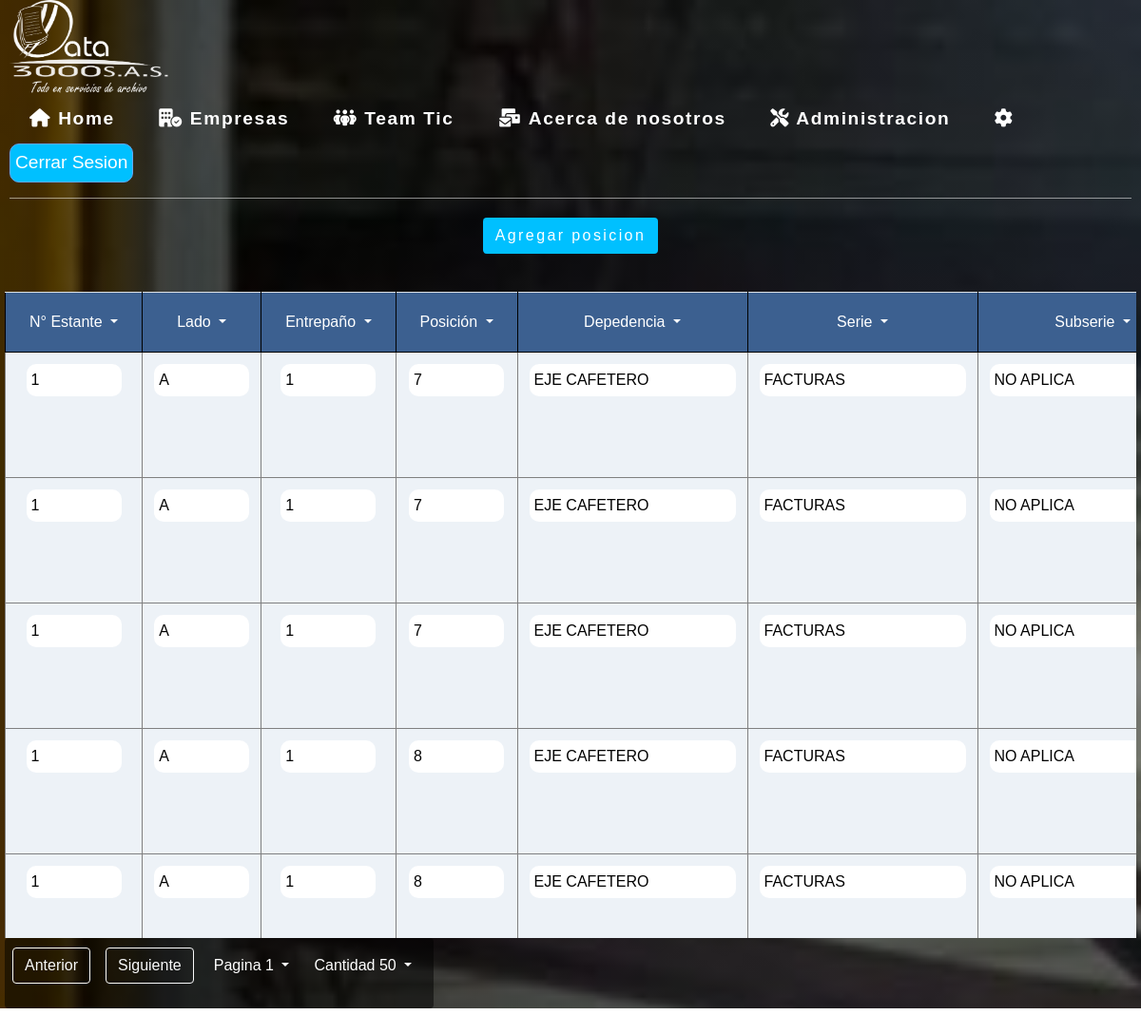
The app's page /inventario/Agregar.php?pagina=1 (signed in) with its own data.
### tables this page shows
CREATE TABLE `product` (
  `id` int(200) NOT NULL AUTO_INCREMENT,
  `estante` varchar(200) NOT NULL,
  `lado` varchar(200) NOT NULL,
  `entrepano` varchar(200) NOT NULL,
  `posicion` varchar(200) NOT NULL,
  `dependencia` varchar(200) NOT NULL,
  `serie` varchar(300) NOT NULL,
  `subserie` varchar(200) NOT NULL,
  `num_Caja` varchar(200) NOT NULL,
  `empresa` varchar(200) NOT NULL,
  PRIMARY KEY (`id`)
);

### inventario/Agregar.php (the view, shortened to what this page needs)
<?php
require_once("../php/database.php");
if (isset($_SESSION['user'])) {
$estanteFiltrado = $_SESSION['estanteFiltrado'];
$ladoFiltrado = $_SESSION['ladoFiltrado'];
$entrepanoFiltrado = $_SESSION['entrepanoFiltrado'];
$posicionFiltrado = $_SESSION['posicionFiltrado'];
$dependenciaFiltrado = $_SESSION['dependenciaFiltrado'];
$serieFiltrado = $_SESSION['serieFiltrado'];
$subserieFiltrado = $_SESSION['subserieFiltrado'];
$numCajaFiltrado = $_SESSION['numCajaFiltrado'];
$empresaFiltrado = $_SESSION['empresaFiltrado'];
?>
<!doctype html>
<html lang="en" xmlns="http://www.w3.org/1999/xhtml">
<head>
    <link rel="stylesheet" href="css/estilos.css" />
    <link rel="stylesheet" href="https://cdn.jsdelivr.net/npm/bootstrap@4.6.1/dist/css/bootstrap.min.css">
<body>
<div class="Container">
    <div class="wrapper">
            <div class="nav">
                    <div class="logo">
                        <img src="../media\Logos\loguito.png">
                    </div>
                    <div class="menu">
                        <ul class="navMenu">
                        <li><a href="../index.php"><i class="fa-solid fa-house"></i> Home</a></li>
                        <li><a href="../empresas/Empresas.php"> <i class="fa-solid fa-building-circle-check"></i> Empresas </a></li>
                        <li><a href="../TI/TTIC.php"> <i class="fa-solid fa-people-group"></i> Team Tic</a></li>
                        <li><a href="https://data3000sas.com/" target="_blank"><i class="fa-solid fa-envelopes-bulk"></i> Acerca de nosotros</a></li>
                        <?php
                        if (isset($_SESSION['user'])) {
                            ?>
                            <li><a type="button" data-toggle="modal" data-target="#administracion" class="text-white"><i class="fa-solid fa-screwdriver-wrench"></i> Administracion </a></li>
                            <li><a type="button" data-toggle="modal" data-target="#configuraciones"><i class="fa-solid fa-gear text-white"></i></a></li>
                            <li><form action="../index.php" method="POST"><input type="submit" name="cerrar"  class="button_cerrar" value="Cerrar Sesion"></form></li>
                            <?php
                        } else {
                            ?>
                            <li><a href="../login.php" class="button_login">Iniciar Sesion</a></li>
                            <?php
                        }
                        ?>
                    </ul>
                </div>
        </div>
            <div class="header2">
                <button type="button" class="btn" data-toggle="modal" data-target="#exampleModal">Agregar posicion</button>
            </div>
<div class="container1">
<div class="row" >
    <div class="scroll">
        <table class="table">
        <tr class="sticky-top">
            <th>
                <div class="dropdown">
                <a class="btn dropdown-toggle <?php if ($_SESSION['estanteFiltrado'] != '%%'){ echo "bg-light text-black";} else { echo "text-white";}?>" href="#" role="button" id="dropdownMenuLink" data-toggle="dropdown" aria-expanded="false">
                    N° Estante
                </a>
            </div>
            </th>
                <th>
                <div class="dropdown">
                <a class="btn dropdown-toggle <?php if ($_SESSION['ladoFiltrado'] != '%%'){ echo "bg-light text-black";} else { echo "text-white";}?>" href="#" role="button" id="dropdownMenuLink" data-toggle="dropdown" aria-expanded="false">
                    Lado
                </a>
            </div>
                </th>
                <th>
                <div class="dropdown">
                <a class="btn dropdown-toggle <?php if ($_SESSION['entrepanoFiltrado'] != '%%'){ echo "bg-light text-black";} else { echo "text-white";}?>" href="#" role="button" id="dropdownMenuLink" data-toggle="dropdown" aria-expanded="false">
                    Entrepaño
                </a>
            </div>
                </th>
                <th>
                <div class="dropdown">
                <a class="btn dropdown-toggle <?php if ($_SESSION['posicionFiltrado'] != '%%'){ echo "bg-light text-black";} else { echo "text-white";}?>" href="#" role="button" id="dropdownMenuLink" data-toggle="dropdown" aria-expanded="false">
                    Posición
                </a>
            </div>
                </th>
                <th>
                <div class="dropdown">
                <a class="btn dropdown-toggle <?php if ($_SESSION['dependenciaFiltrado'] != '%%'){ echo "bg-light text-black";} else { echo "text-white";}?>" href="#" role="button" id="dropdownMenuLink" data-toggle="dropdown" aria-expanded="false">
                    Depedencia
                </a>
            </div>
                </th>
                <th>
                <div class="dropdown">
                <a class="btn dropdown-toggle <?php if ($_SESSION['serieFiltrado'] != '%%'){ echo "bg-light text-black";} else { echo "text-white";}?>" href="#" role="button" id="dropdownMenuLink" data-toggle="dropdown" aria-expanded="false">
                    Serie
                </a>
            </div>
         </th>
                <th>
                <div class="dropdown">
                <a class="btn dropdown-toggle <?php if ($_SESSION['subserieFiltrado'] != '%%'){ echo "bg-light text-black";} else { echo "text-white";}?>" href="#" role="button" id="dropdownMenuLink" data-toggle="dropdown" aria-expanded="false">
                    Subserie
                </a>
            </div>
                </th>
            </tr>
        <?php
            if (isset($_SESSION['reg_x_pag'])) {
                $reg_x_pag = $_SESSION['reg_x_pag'];
            } else {
                $reg_x_pag = 50;
            }
            $pagina = $_GET['pagina'];
            $iniciar = ($_GET['pagina']-1)*$reg_x_pag;
            $selectAll = "SELECT * FROM product WHERE estante LIKE '$estanteFiltrado' AND lado LIKE '$ladoFiltrado' AND entrepano LIKE '$entrepanoFiltrado' AND posicion LIKE '$posicionFiltrado' AND dependencia LIKE '$dependenciaFiltrado' AND serie LIKE '$serieFiltrado' AND subserie LIKE '$subserieFiltrado' AND num_Caja LIKE '$numCajaFiltrado' AND empresa LIKE '$empresaFiltrado' LIMIT $iniciar,$reg_x_pag";
            $executeSelectAll = mysqli_query($mysqli,$selectAll);
            $selectCount = "SELECT COUNT(id) as id FROM product WHERE estante LIKE '$estanteFiltrado' AND lado LIKE '$ladoFiltrado' AND entrepano LIKE '$entrepanoFiltrado' AND posicion LIKE '$posicionFiltrado' AND dependencia LIKE '$dependenciaFiltrado' AND serie LIKE '$serieFiltrado' AND subserie LIKE '$subserieFiltrado' AND num_Caja LIKE '$numCajaFiltrado' AND empresa LIKE '$empresaFiltrado'";
            $executeSelectCount = mysqli_query($mysqli,$selectCount);
            $idCount = mysqli_fetch_assoc($executeSelectCount);
            $maxPag = ceil(($idCount['id']+0.1) / $reg_x_pag);
        while($mostrar = mysqli_fetch_assoc($executeSelectAll)){
        ?>
                <form action="Agregar.php" method="POST">
                <tr id="id<?php echo $mostrar['id'];?>">
                    <td><input type="text" value="<?php echo $mostrar['estante']?>" name="estante" class="input_reg Num"></td>
                    <td><input type="text" value="<?php echo $mostrar['lado']?>" name="lado" class="input_reg Num"></td>
                    <td><input type="text" value="<?php echo $mostrar['entrepano']?>" name="entrepano" class="input_reg Num"></td>
                    <td><input type="text" value="<?php echo $mostrar['posicion']?>" name="posicion" class="input_reg Num"></td>
                    <td><input type="text" value="<?php echo $mostrar['dependencia']?>" name="Dependencia" class="input_reg"></td>
                    <td><input type="text" value="<?php echo $mostrar['serie']?>" name="Serie" class="input_reg"></td>
                    <td><input type="text" value="<?php echo $mostrar['subserie']?>" name="subserie" class="input_reg"></td>
                 </tr>
                </form>
        <?php
        }
        ?>
        </table>
    </div>
    <div class="pagination">
        <ul>
            <li class="page-item"><a class="btn btn-outline-light mx-2" href="Agregar.php?pagina=<?php if($pagina != 1){ echo $pagina - 1;} else { echo 1;}?>">Anterior</a></li>
            <li class="page-item"><a class="btn btn-outline-light mx-2" href="Agregar.php?pagina=<?php if($pagina != $maxPag){ echo $pagina + 1;} else { echo $maxPag;}?>">Siguiente</a></li>
            <div class="dropdown">
                <a class="btn dropdown-toggle text-white" href="#" role="button" id="dropdownMenuLink" data-toggle="dropdown" aria-expanded="false">
                    Pagina <?php echo $pagina;?>
                </a>
            </div>
            <div class="dropdown">
                <a class="btn dropdown-toggle text-white" href="#" role="button" id="dropdownMenuLink" data-toggle="dropdown" aria-expanded="false">
                    Cantidad <?php echo $reg_x_pag;?>
                </a>
            </div>
        </ul>
    </div>
</div>
</body>
</html>
<?php
} else {
    session_destroy();
    echo "<script>alert('Por favor inicia sesion')</script>";
    echo "<script>window.location='../login.php'</script>";
}
?>

### inventario/css/estilos.css (style rules this page uses)
* { margin: 0; padding: 0; box-sizing: border-box; font-family: "Abel", sans-serif; scroll-behavior: smooth; }
.logo img { height:100px; }
.nav { border-bottom: 1px solid rgba(255, 255, 255, 0.521); padding:0 50px; display: flex; justify-content: space-between; margin: 0 10px; }
.menu { display: flex; align-items: center; justify-content: center; }
.menu ul { list-style: none; }
.menu ul li { display: inline-block; }
.menu ul li a { text-decoration: none; font-family: "Raleway", sans-serif; font-size: 1.2rem; font-weight: 600; letter-spacing: 0.1rem; color: white; border: 1px solid transparent; border-radius: 4px; padding: 10px 15px; margin: 0 5px; transition: 0.5s ease; }
.menu ul li .button_cerrar { padding: 5px; font-size: 1.2rem; color: #fff; border: 1px solid #60a9ff; background: #00C0FF; }
.header2 { margin: 20px 0 ; display: flex; align-items: center; justify-content: center; flex-direction: column; }
.header2 button { background: #00C0FF; color: #fff; }
button { font-size: 1.5rem; font-weight: 600; letter-spacing: 0.15rem; color: black; padding: 20px 30px; margin: 50px 5px 0; cursor: pointer; }
.Container { font-family: 'Open Sans', sans-serif; background: linear-gradient( rgba(0, 0, 0, 0.5), rgba(0, 0, 0, 0.5)),url('../../media/Fondos/fondo.jpeg'); background-repeat: no-repeat; background-size: cover; background-attachment: fixed; }
.container1 { margin: 0px 20px; }
.container1 .scroll { width: 100%; height: 700px; overflow: scroll; }
.container1 table { margin: 20px 0; }
.container1 th { color: #000; background: #3C6090; border: 1px solid #000; padding: 10px 20px; text-align: center; }
.container1 td { text-align: center; border: 1px solid gray; padding: 10px 20px; }
.container1 tr:nth-child(odd) { background-color: #EDF2F7; }
input { border-radius: 10px; }
.input_reg { border: none; padding: 5px; }
.Num { width: 100px; }
.pagination { padding: 10px; background: rgba(0, 0, 0, 0.5); }
.pagination ul { display: flex; }
.pagination ul li { list-style: none; }

### records on screen
product: estante "1", lado "A", entrepano "1", posicion "7", Dependencia "EJE CAFETERO", Serie "FACTURAS", subserie "NO APLICA"
product: estante "1", lado "A", entrepano "1", posicion "7", Dependencia "EJE CAFETERO", Serie "FACTURAS", subserie "NO APLICA"
product: estante "1", lado "A", entrepano "1", posicion "7", Dependencia "EJE CAFETERO", Serie "FACTURAS", subserie "NO APLICA"
product: estante "1", lado "A", entrepano "1", posicion "8", Dependencia "EJE CAFETERO", Serie "FACTURAS", subserie "NO APLICA"
product: estante "1", lado "A", entrepano "1", posicion "8", Dependencia "EJE CAFETERO", Serie "FACTURAS", subserie "NO APLICA"

### other values on screen
$pagina "1"
$reg_x_pag "50"
